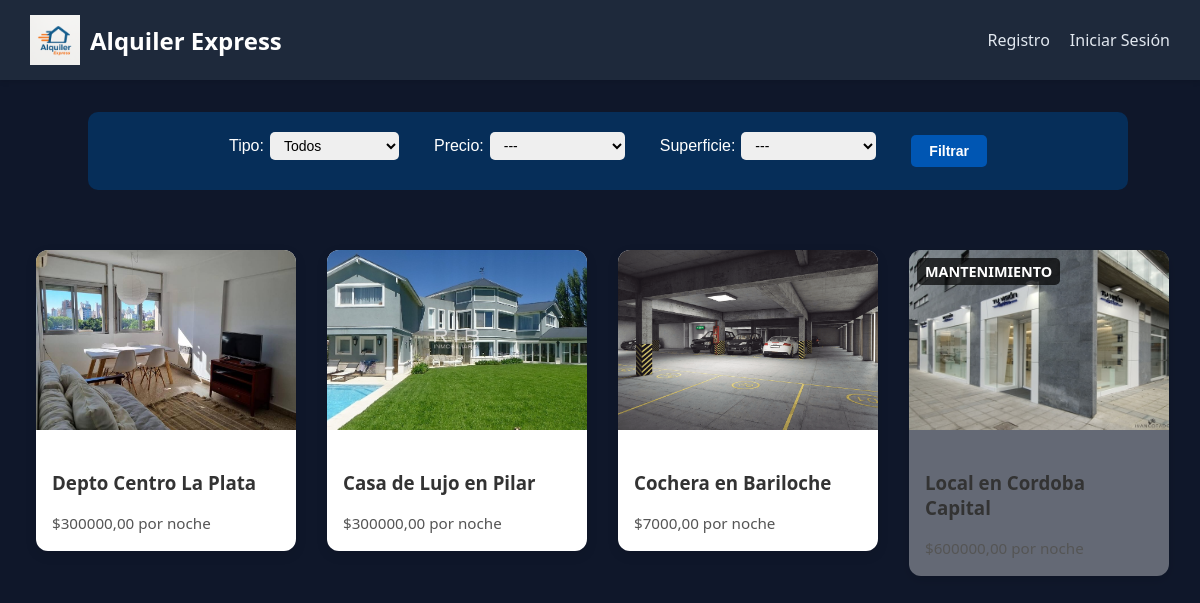
The app's page /, older data.
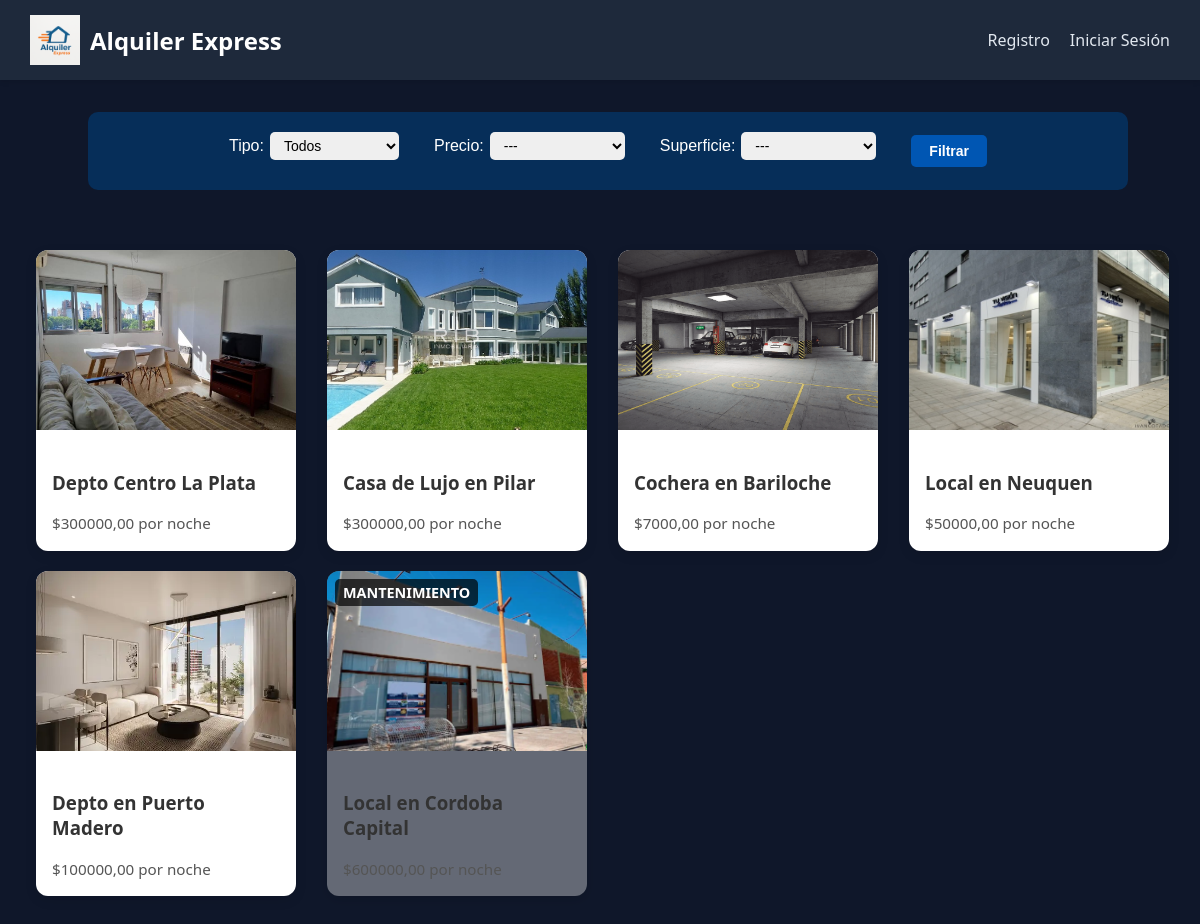
The same page, newer data.
### gestion_inmuebles/models.py (models this page shows, shortened)
class InmueblesSimilares(Inmueble):
    tiene_internet = models.BooleanField(default=False)
    banios = models.PositiveIntegerField(default=0)
    tiene_cochera = models.BooleanField(default=False)
    habitaciones = models.PositiveIntegerField(default=0)

class Departamento(InmueblesSimilares):
    piso = models.PositiveIntegerField(null=True, blank=True)
    cantidad_inquilinos = models.PositiveIntegerField(default=1)

class Inmueble(models.Model):
    activo = models.BooleanField(default=True)
    tipo = models.CharField(default='-', max_length=20, editable=False)
    nombre = models.CharField(max_length=100, unique=True)
    calle = models.CharField(max_length=100, default="-")
    numero = models.PositiveIntegerField(default=0)
    provincia = models.CharField(max_length=100)
    ciudad = models.CharField(max_length=100)
    descripcion = models.TextField(blank=True)
    politica_cancelacion = models.TextField(blank=True)
    estado = models.CharField(default='Disponible', choices=ESTADO_CHOICES)
    precio = models.DecimalField(max_digits=10, decimal_places=2)
    imagen = models.ImageField(upload_to='inmuebles/', blank=True, null=True)
    superficie = models.PositiveIntegerField(default=0)

class Casa(InmueblesSimilares):
    pisos = models.PositiveIntegerField(null=True, blank=True)
    cantidad_inquilinos = models.PositiveIntegerField(default=1)

class Cochera(Inmueble):
    tipo_cochera = models.CharField(default='-', choices=TIPO_COCHERA_CHOICES)
    largo_plaza = models.DecimalField(max_digits=10, decimal_places=2)
    ancho_plaza = models.DecimalField(max_digits=10, decimal_places=2)
    plazas = models.PositiveIntegerField(null=True, blank=True)

class Local(InmueblesSimilares):
    frente = models.DecimalField(max_digits=10, decimal_places=2)
    fondo = models.DecimalField(max_digits=10, decimal_places=2)

### gestion_inmuebles/views.py (the view)
# urls.py: path('', listar_Inmuebles, name='inicio'),
def listar_Inmuebles(request):
    tipo_filtro = request.GET.get('tipo')
    orden_superficie = request.GET.get("orden_superficie")
    orden_precio = request.GET.get("orden_precio")
    largo_plaza = request.GET.get("largo_plaza")
    ancho_plaza = request.GET.get("ancho_plaza")
    usuario = request.user
    puede_ver_reservas = es_empleado(usuario)
    solo_con_reservas = request.GET.get("solo_con_reservas") if puede_ver_reservas else None
    orden_reservas = request.GET.get("orden_reservas") if puede_ver_reservas else None
    inmuebles_base = Inmueble.objects.exclude(activo="0")
    if puede_ver_reservas:
        inmuebles_base = inmuebles_base.annotate(
            reservas_pendientes_count=Count('reserva', filter=Q(reserva__estado='pendiente'))
        )
        if solo_con_reservas == "si":
            inmuebles_base = inmuebles_base.filter(reservas_pendientes_count__gt=0)
    orden_fields = []
    if orden_reservas == "desc":
        orden_fields.append("-reservas_pendientes_count")
    elif orden_reservas == "asc":
        orden_fields.append("reservas_pendientes_count")
    if orden_superficie == "asc":
        orden_fields.append("superficie")
    elif orden_superficie == "desc":
        orden_fields.append("-superficie")
    if orden_precio == "asc":
        orden_fields.append("precio")
    elif orden_precio == "desc":
        orden_fields.append("-precio")
    if orden_fields:
        inmuebles_base = inmuebles_base.order_by(*orden_fields)
    if tipo_filtro:
        inmuebles_base = inmuebles_base.filter(tipo=tipo_filtro)
    inmuebles = []
    for inmueble in inmuebles_base:
        try:
            tipo_obj = Departamento.objects.get(pk=inmueble.pk)
            tipo = "Departamento"
        except Departamento.DoesNotExist:
            try:
                tipo_obj = Casa.objects.get(pk=inmueble.pk)
                tipo = "Casa"
            except Casa.DoesNotExist:
                try:
                    tipo_obj = Local.objects.get(pk=inmueble.pk)
                    tipo = "Local"
                except Local.DoesNotExist:
                    try:
                        tipo_obj = Cochera.objects.get(pk=inmueble.pk)
                        tipo = "Cochera"
                    except Cochera.DoesNotExist:
                        continue
        if tipo.lower() == "cochera":
            if largo_plaza:
                try:
                    largo_plaza_val = float(largo_plaza)
                    if tipo_obj.largo_plaza < largo_plaza_val:
                        continue
                except ValueError:
                    largo_plaza_val = None
                if largo_plaza_val is not None and tipo_obj.largo_plaza < largo_plaza_val:
                    continue
            if ancho_plaza:
                try:
                    ancho_plaza_val = float(ancho_plaza)
                    if tipo_obj.ancho_plaza < ancho_plaza_val:
                        continue
                except ValueError:
                    ancho_plaza_val = None
                if ancho_plaza_val is not None and tipo_obj.ancho_plaza < ancho_plaza_val:
                    continue
        if puede_ver_reservas:
            count = getattr(inmueble, 'reservas_pendientes_count', 0)
            setattr(tipo_obj, 'reservas_pendientes_annotated', count)
        else:
            setattr(tipo_obj, 'reservas_pendientes_annotated', 0)
        inmuebles.append({
            'tipo': tipo,
            'objeto': tipo_obj,
        })
    return render(request, 'gestion_inmuebles/listaInmuebles.html', {
        'inmuebles': inmuebles,
        'tipo': tipo_filtro,
        'largo_plaza': largo_plaza,
        'ancho_plaza': ancho_plaza,
        'puede_ver_reservas': puede_ver_reservas,
        'solo_con_reservas': solo_con_reservas,
        'orden_reservas': orden_reservas,
    })

### gestion_usuarios/views.py (called while the page is built)
def es_empleado(user):
    return user.is_authenticated and user.is_staff

### templates/gestion_inmuebles/listaInmuebles.html (shortened to what this page needs)
{% extends 'base.html' %}
{% load static %}
{% block content %}
<head>
    <link rel="stylesheet" href="{% static 'styles/listaInmuebles.css' %}">
</head>
<body>
</head>
<body>
<div class="filtros">
  <form method="get" class="filtro-form">
    <div>
      <label for="tipo">Tipo:</label>
      <select name="tipo" id="tipo">
        <option value="">Todos</option>
      </select>
    </div>
    <div>
      <label for="orden_precio">Precio:</label>
      <select name="orden_precio" id="orden_precio">
        <option value="">---</option>
      </select>
    </div>
    <div>
      <label for="orden_superficie">Superficie:</label>
      <select name="orden_superficie" id="orden_superficie">
        <option value="">---</option>
      </select>
    </div>
    <button type="submit">Filtrar</button>
  </form>
</div>
<div class="container">
    {% for inmueble in inmuebles %}
        {% if inmueble.objeto.estado == 'Disponible' %}
            {% with inmueble=inmueble.objeto tipo=inmueble.tipo %}
                <a href="{% url 'inmueble_detalle' inmueble.id %}" class="card-link">
                    <div class="card">
                        {% if inmueble.imagen %}
                            <img src="{{ inmueble.imagen.url }}" alt="Imagen de {{ inmueble.nombre }}">
                        {% endif %}
                        <div class="card-content">
                            <h3>{{ inmueble.nombre }}</h3>
                            <p>${{ inmueble.precio }} por noche</p>
                        </div>
                    </div>
                </a>
            {% endwith %}
        {% endif %}
    {% endfor %}
    {% for inmueble in inmuebles %}
        {% if inmueble.objeto.estado == 'Mantenimiento' %}
            {% with inmueble=inmueble.objeto tipo=inmueble.tipo %}
                <a href="{% url 'inmueble_detalle' inmueble.id %}" class="card-link">
                    <div class="card no-disponible" data-estado="{{ inmueble.estado }}">
                        {% if inmueble.imagen %}
                            <img src="{{ inmueble.imagen.url }}" alt="Imagen de {{ inmueble.nombre }}">
                        {% endif %}
                        <div class="card-content">
                            <h3>{{ inmueble.nombre }}</h3>
                            <p>${{ inmueble.precio }} por noche</p>
                        </div>
                    </div>
                </a>
            {% endwith %}
        {% endif %}
    {% endfor %}
</div>
</body>
{% endblock %}

### templates/base.html (shortened to what this page needs)
{% load static %}
<!DOCTYPE html>
    <link rel="stylesheet" href="{% static 'styles/base.css' %}">
<html lang="en">
<head>
    <link rel="stylesheet" href="{% static 'styles/base.css' %}">
</head>
<body>
    <nav class="navbar">
        <div class="nav-container">
            <a href="{% if user.is_superuser %}{% url 'listado_inmuebles_admin' %}{% else %}/{% endif %}" class="nav-logo">
                <img src="{% static 'img/logoAlquilerExpress.png' %}" alt="Logo" class="logo-img">Alquiler Express
            </a>
            <ul class="nav-links">
                {% if user.is_authenticated %}
                    <li><a href="/usuarios/perfil">Perfil</a></li>
                    <li><a href="/usuarios/logout">Cerrar Sesión</a></li>
                {% else %}
                    <li><a href="/usuarios/registro">Registro</a></li>
                    <li><a href="/usuarios/login">Iniciar Sesión</a></li>
                {% endif %}
            </ul>
        </div>
    </nav>
    <main>
    {% block content %}
    {% endblock %}
    </main>
</body>
</html>

### static/styles/base.css (style rules this page uses)
body { margin: 0; font-family: 'Segoe UI', sans-serif; background-color: #f4f4f4; }
.navbar { background-color: #1e293b; padding: 15px 30px; box-shadow: 0 2px 5px rgba(0,0,0,0.1); position: sticky; top: 0; z-index: 100; }
.nav-container { display: flex; justify-content: space-between; align-items: center; }
.nav-logo { color: #ffffff; font-size: 1.5em; font-weight: bold; text-decoration: none; }
.nav-links { list-style: none; display: flex; gap: 20px; margin: 0; padding: 0; }
.nav-links li a { color: #e2e8f0; text-decoration: none; font-weight: 500; transition: color 0.2s; }
main { padding-top: 12px; padding-left: 16px; }
.nav-logo { display: flex; align-items: center; gap: 10px; text-decoration: none; font-size: 1.5rem; font-weight: bold; color: white; }
.logo-img { height: 50px; width: auto; }

### static/styles/listaInmuebles.css (style rules this page uses)
body { font-family: 'Segoe UI', sans-serif; background-color: #0f172a; color: #f8fafc; margin: 0; }
.container { max-width: 1600x; margin: 0 auto; padding: 20px; display: flex; flex-wrap: wrap; justify-content: center; gap: 10px; }
.card { background-color: #1e293b; border-radius: 12px; box-shadow: 0 4px 12px rgba(0, 0, 0, 0.4); overflow: hidden; width: 260px; transition: transform 0.2s ease; }
.card img { width: 100%; height: 200px; object-fit: cover; }
.card-content { padding: 10px 15px; }
.card p { margin: 6px 0; font-size: 15px; line-height: 1.4; }
.filtros { display: flex; justify-content: center; gap: 10px; margin: 20px 0; flex-wrap: wrap; }
.card-link { text-decoration: none !important; border-bottom: none !important; outline: none !important; color: inherit; display: block; }
.card-link h2, .card-link p { text-decoration: none; }
.card-link * { text-decoration: none !important; }
.filtros { background-color: #062e59; padding: 20px; border-radius: 10px; margin: 20px auto; max-width: 1000px; color: white; font-family: Arial, sans-serif; }
.filtro-form label, .filtro-form select, .filtro-form input { margin-right: 15px; margin-bottom: 10px; }
.filtro-form select, .filtro-form input { padding: 6px 10px; border-radius: 5px; border: none; }
.filtro-form button { padding: 8px 15px; background-color: #0056b3; border: none; color: white; font-weight: bold; border-radius: 5px; cursor: pointer; }
.card.no-disponible { filter: grayscale(10%); background-color: rgba(240, 240, 240, 0.38); position: relative; }
.card.no-disponible::before { content: attr(data-estado); position: absolute; top: 8px; left: 8px; background-color: rgba(0, 0, 0, 0.7); color: white; padding: 4px 8px; border-radius: 5px; font-size: 0.9rem; font-weight: bold; z-index: 1; text-transform: uppercase; }

### templates/gestion_inmuebles/listaInmuebles.html (style rules this page uses)
.filtros { background-color: #062e59; padding: 20px; border-radius: 10px; margin: 20px auto; max-width: 1000px; color: white; font-family: Arial, sans-serif; }
.filtros { background-color: #062e59; padding: 20px; border-radius: 10px; margin: 20px auto; max-width: 1000px; color: white; }
.filtro-form { display: flex; flex-wrap: wrap; gap: 12px 20px; align-items: center; }
.filtro-form > * { display: flex; align-items: center; }
.filtro-form label { margin-right: 6px; white-space: nowrap; }
.filtro-form select, .filtro-form input[type="number"], .filtro-form input[type="checkbox"] { padding: 5px 10px; border-radius: 5px; border: none; font-size: 14px; }
.filtro-form button { padding: 8px 18px; background-color: #0056b3; border: none; color: white; font-weight: bold; border-radius: 5px; cursor: pointer; font-size: 14px; }
.container { max-width: 1200px; margin: auto; padding: 40px 20px; display: grid; grid-template-columns: repeat(auto-fill, minmax(250px, 1fr)); gap: 20px; }
.card { position: relative; background-color: white; border-radius: 12px; box-shadow: 0 4px 12px rgba(0, 0, 0, 0.1); overflow: hidden; text-decoration: none; transition: transform 0.2s ease-in-out, box-shadow 0.2s ease-in-out; color: #333; }
.card img { width: 100%; height: 180px; object-fit: cover; }
.card-content { padding: 16px; }
.card-content p { font-size: 0.95rem; color: #555; margin: 0; }
.card-link { position: relative; display: block; }
.card.no-disponible { filter: grayscale(10%); background-color: rgba(240, 240, 240, 0.38); position: relative; }
.card.no-disponible::before { content: attr(data-estado); position: absolute; top: 8px; left: 8px; background-color: rgba(0, 0, 0, 0.7); color: white; padding: 4px 8px; border-radius: 5px; font-size: 0.9rem; font-weight: bold; z-index: 1; text-transform: uppercase; }

Row changes from the older to the newer data that the page shows:
added Local: imagen (picture), nombre "Local en Neuquen", precio "50000,00"
added Departamento: imagen (picture), nombre "Depto en Puerto Madero", precio "100000,00"
changed through a linked row, Local "Local en Cordoba Capital": imagen: a different picture
